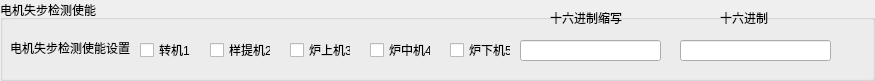
  <widget class="QGroupBox" name="groupBox_6">
   <property name="geometry">
    <rect>
     <x>10</x>
     <y>687</y>
     <width>875</width>
     <height>81</height>
    </rect>
   </property>
   <property name="title">
    <string>电机失步检测使能</string>
   </property>
   <widget class="QLabel" name="label_24">
    <property name="geometry">
     <rect>
      <x>720</x>
      <y>10</y>
      <width>51</width>
      <height>16</height>
     </rect>
    </property>
    <property name="text">
     <string>十六进制</string>
    </property>
   </widget>
   <widget class="QLineEdit" name="hexLineEdit_12">
    <property name="geometry">
     <rect>
      <x>680</x>
      <y>40</y>
      <width>151</width>
      <height>21</height>
     </rect>
    </property>
    <property name="text">
     <string/>
    </property>
    <property name="readOnly">
     <bool>true</bool>
    </property>
   </widget>
   <widget class="QLabel" name="label_25">
    <property name="geometry">
     <rect>
      <x>550</x>
      <y>10</y>
      <width>81</width>
      <height>16</height>
     </rect>
    </property>
    <property name="text">
     <string>十六进制缩写</string>
    </property>
   </widget>
   <widget class="QLineEdit" name="hexOmitLineEdit_12">
    <property name="geometry">
     <rect>
      <x>520</x>
      <y>40</y>
      <width>141</width>
      <height>21</height>
     </rect>
    </property>
    <property name="readOnly">
     <bool>true</bool>
    </property>
   </widget>
   <widget class="QLabel" name="label_23">
    <property name="geometry">
     <rect>
      <x>10</x>
      <y>40</y>
      <width>131</width>
      <height>16</height>
     </rect>
    </property>
    <property name="text">
     <string>电机失步检测使能设置</string>
    </property>
   </widget>
   <widget class="QCheckBox" name="enableCheckBox_2">
    <property name="geometry">
     <rect>
      <x>210</x>
      <y>40</y>
      <width>61</width>
      <height>20</height>
     </rect>
    </property>
    <property name="text">
     <string>样提机2</string>
    </property>
   </widget>
   <widget class="QCheckBox" name="enableCheckBox_4">
    <property name="geometry">
     <rect>
      <x>370</x>
      <y>40</y>
      <width>61</width>
      <height>20</height>
     </rect>
    </property>
    <property name="text">
     <string>炉中机4</string>
    </property>
   </widget>
   <widget class="QCheckBox" name="enableCheckBox_5">
    <property name="geometry">
     <rect>
      <x>450</x>
      <y>40</y>
      <width>61</width>
      <height>20</height>
     </rect>
    </property>
    <property name="text">
     <string>炉下机5</string>
    </property>
   </widget>
   <widget class="QCheckBox" name="enableCheckBox_1">
    <property name="geometry">
     <rect>
      <x>140</x>
      <y>40</y>
      <width>61</width>
      <height>20</height>
     </rect>
    </property>
    <property name="text">
     <string>转机1</string>
    </property>
   </widget>
   <widget class="QGroupBox" name="groupBox_7">
    <property name="geometry">
     <rect>
      <x>20</x>
      <y>730</y>
      <width>851</width>
      <height>81</height>
     </rect>
    </property>
    <property name="title">
     <string>电机失步检测使能</string>
    </property>
    <widget class="QLabel" name="label_26">
     <property name="geometry">
      <rect>
       <x>720</x>
       <y>10</y>
       <width>51</width>
       <height>16</height>
      </rect>
     </property>
     <property name="text">
      <string>十六进制</string>
     </property>
    </widget>
    <widget class="QLabel" name="label_27">
     <property name="geometry">
      <rect>
       <x>550</x>
       <y>10</y>
       <width>81</width>
       <height>16</height>
      </rect>
     </property>
     <property name="text">
      <string>十六进制缩写</string>
     </property>
    </widget>
    <widget class="QLabel" name="label_28">
     <property name="geometry">
      <rect>
       <x>10</x>
       <y>40</y>
       <width>131</width>
       <height>16</height>
      </rect>
     </property>
     <property name="text">
      <string>电机失步检测使能设置</string>
     </property>
    </widget>
   </widget>
   <widget class="QCheckBox" name="enableCheckBox_3">
    <property name="geometry">
     <rect>
      <x>290</x>
      <y>40</y>
      <width>61</width>
      <height>20</height>
     </rect>
    </property>
    <property name="text">
     <string>炉上机3</string>
    </property>
   </widget>
  </widget>
